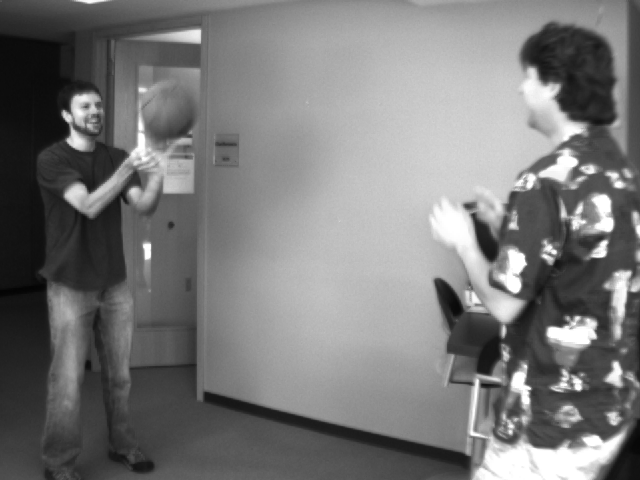
#> input picture Data/basketball2.png, 640 x 480 px
$ python peopledetect.py ../Data/basketball2.png
#> lines starting #> are read from the running program, lines starting #| are printed output that depends on the picture; after the words box and inside, x2 and y2 are one past the last pixel; in counts of white or black regions, pixels touching at a corner belong together
'''
example to detect upright people in images using HOG features

Usage:
    peopledetect.py <image_names>

Press any key to continue, ESC to stop.
'''
import numpy as np
import cv2 as cv
title_window = 'Peopledetect.py'

def inside(r, q):
    rx, ry, rw, rh = r
    qx, qy, qw, qh = q
    return rx > qx and ry > qy and rx + rw < qx + qw and ry + rh < qy + qh


def draw_detections(img, rects, thickness = 1):
    for x, y, w, h in rects:
        # the HOG detector returns slightly larger rectangles than the real objects.
        # so we slightly shrink the rectangles to get a nicer output.
        pad_w, pad_h = int(0.15*w), int(0.05*h)
        cv.rectangle(img, (x+pad_w, y+pad_h), (x+w-pad_w, y+h-pad_h), (0, 255, 0), thickness)


def main():
    import sys
    from glob import glob
    import itertools as it

    hog = cv.HOGDescriptor()
    hog.setSVMDetector( cv.HOGDescriptor_getDefaultPeopleDetector() )

    default = [cv.samples.findFile('../Data/basketball2.png')] if len(sys.argv[1:]) == 0 else []

    for fn in it.chain(*map(glob, default + sys.argv[1:])):
        print(fn, ' - ',)
        try:
            img = cv.imread(fn)
#> img is the input picture: shape (480, 640, 3); min 4, max 255, mean 119.9
            if img is None:
                print('Failed to load image file:', fn)
                continue
        except:
            print('loading error')
            continue

        found, w = hog.detectMultiScale(img, winStride=(8,8), padding=(32,32), scale=1.05)
#> found = [[389, 157, 119, 238], [0, 62, 192, 418]]; w = [0.54, 1.49]
        found_filtered = []
        for ri, r in enumerate(found):
            for qi, q in enumerate(found):
                if ri != qi and inside(r, q):
                    break
            else:
                found_filtered.append(r)
#> this loop made 2 passes
#> ri on passes 1 to 2: 0, 1
#> after the loop, found_filtered = [[389, 157, 119, 238], [0, 62, 192, 418]]
        draw_detections(img, found)
#> the loop in draw_detections, `for x, y, w, h in rects:` made 2 passes
#> (x, y, w, h, pad_w, pad_h) on passes 1 to 2: (389, 157, 119, 238, 17, 11), (0, 62, 192, 418, 28, 20)
#> after the loop in draw_detections, `for x, y, w, h in rects:`:
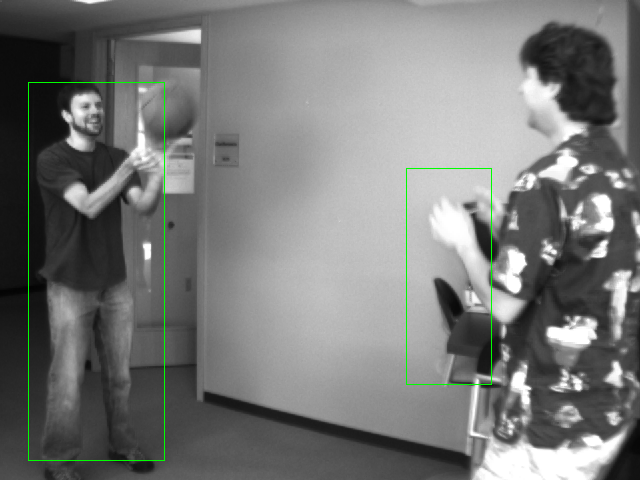
#> img: shape (480, 640, 3); 0.53% of pixels changed, all inside (x1, y1, x2, y2) = (28, 82, 492, 461)
        draw_detections(img, found_filtered, 3)
#> call 2 of draw_detections, with thickness = 3
#> the loop in draw_detections (call 2), `for x, y, w, h in rects:` made 2 passes
#> after the loop in draw_detections (call 2), `for x, y, w, h in rects:`:
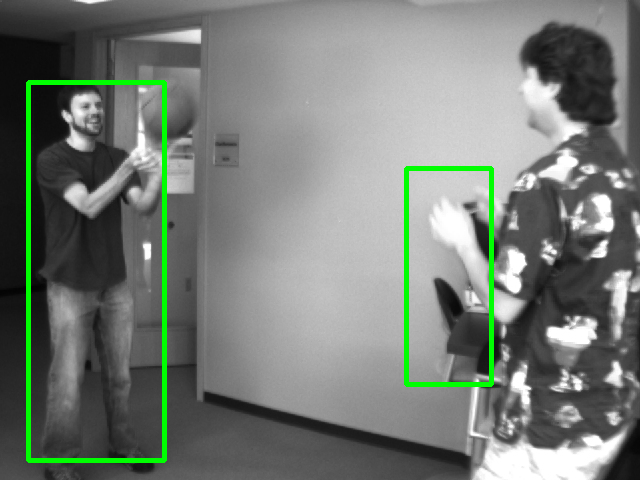
#> img: shape (480, 640, 3); 2.11% of pixels changed, all inside (x1, y1, x2, y2) = (26, 80, 494, 463)
        print('%d (%d) found' % (len(found_filtered), len(found)))
#| 2 (2) found
        cv.imshow('img', img)
        ch = cv.waitKey()
#> (key Esc is pressed here)
        if ch == 27:
            break

    print('Done')


if __name__ == '__main__':
    print(__doc__)
    main()
    cv.destroyAllWindows()
